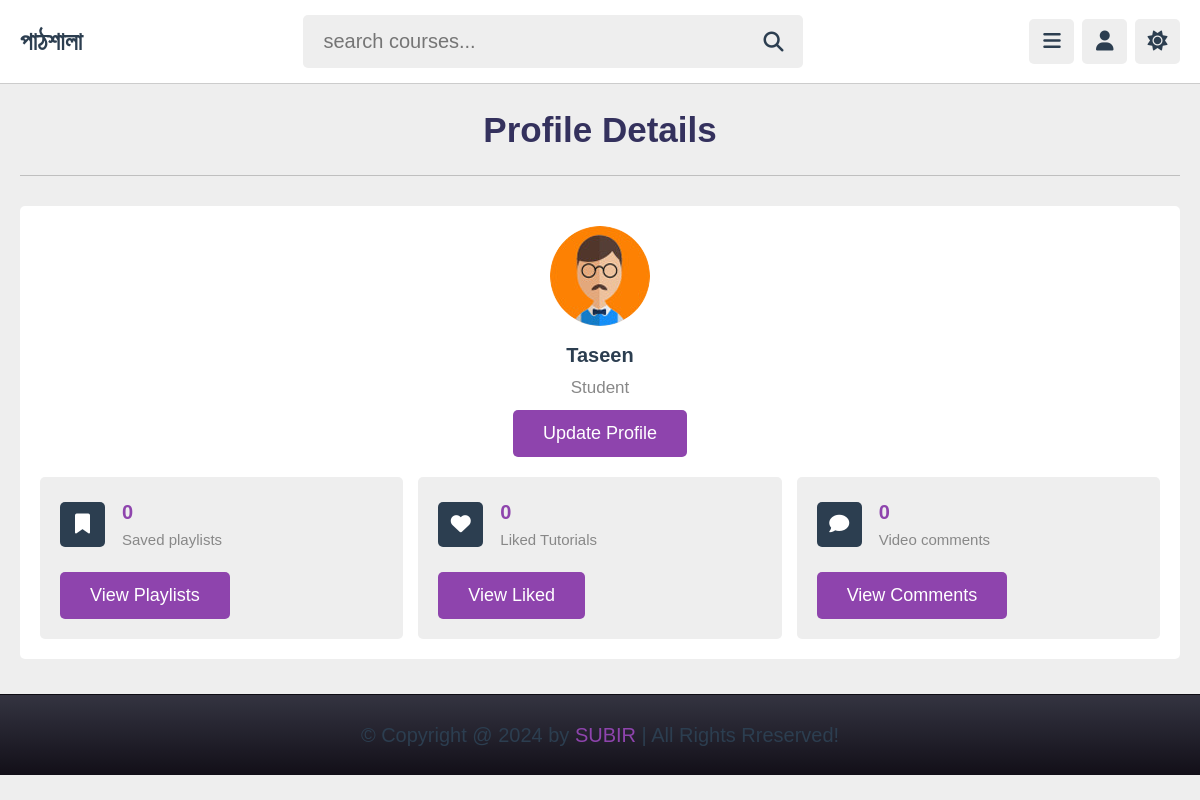
Screenshot of /profile.php (signed in) with the database file from the repository.
### tables this page shows
CREATE TABLE `users` (
  `id` varchar(20) NOT NULL,
  `name` varchar(50) NOT NULL,
  `email` varchar(50) NOT NULL,
  `password` varchar(50) NOT NULL,
  `image` varchar(100) NOT NULL
);

### profile.php (the view, shortened to what this page needs)
<?php
include 'components/connect.php';
if(isset($_COOKIE['user_id'])){
   $user_id = $_COOKIE['user_id'];
}else{
   $user_id = '';
   header('location:login.php');
}
$select_likes = $conn->prepare("SELECT * FROM `likes` WHERE user_id = ?");
$select_likes->execute([$user_id]);
$total_likes = $select_likes->rowCount();
$select_comments = $conn->prepare("SELECT * FROM `comments` WHERE user_id = ?");
$select_comments->execute([$user_id]);
$total_comments = $select_comments->rowCount();
$select_bookmark = $conn->prepare("SELECT * FROM `bookmark` WHERE user_id = ?");
$select_bookmark->execute([$user_id]);
$total_bookmarked = $select_bookmark->rowCount();
?>
<!DOCTYPE html>
<html lang="en">
<head>
   <link rel="stylesheet" href="https://cdnjs.cloudflare.com/ajax/libs/font-awesome/6.2.0/css/all.min.css">
   <link rel="stylesheet" href="css/style.css">
</head>
<body>
<?php include 'components/user_header.php'; ?>
<section class="profile">
   <h1 class="heading">Profile Details</h1>
   <div class="details">
      <div class="user">
         <img src="uploaded_files/<?= $fetch_profile['image']; ?>" alt="">
         <h3><?= $fetch_profile['name']; ?></h3>
         <p>Student</p>
         <a href="update.php" class="inline-btn">Update profile</a>
      </div>
      <div class="box-container">
         <div class="box">
            <div class="flex">
               <i class="fas fa-bookmark"></i>
               <div>
                  <h3><?= $total_bookmarked; ?></h3>
                  <span>Saved playlists</span>
               </div>
            </div>
            <a href="#" class="inline-btn">View Playlists</a>
         </div>
         <div class="box">
            <div class="flex">
               <i class="fas fa-heart"></i>
               <div>
                  <h3><?= $total_likes; ?></h3>
                  <span>Liked Tutorials</span>
               </div>
            </div>
            <a href="#" class="inline-btn">View Liked</a>
         </div>
         <div class="box">
            <div class="flex">
               <i class="fas fa-comment"></i>
               <div>
                  <h3><?= $total_comments; ?></h3>
                  <span>Video comments</span>
               </div>
            </div>
            <a href="#" class="inline-btn">View comments</a>
         </div>
      </div>
   </div>
</section>
<footer class="footer">
   &copy; Copyright @ 2024 by <span>SUBIR</span> | All Rights Rreserved!
</footer>
</body>
</html>

### css/style.css (style rules this page uses)
:root { --main-color:#8e44ad; --red:#e74c3c; --oragen:#f39c12; --white:#fff; --black:#2c3e50; --light-color:#888; --light-bg:#eee; --border:.1rem solid rgba(0,0,0,.2); }
* { margin: 0; padding: 0; box-sizing: border-box; outline: none; border: none; text-decoration: none; }
html { font-size: 62.5%; scroll-behavior:smooth; }
body { background-color: var(--light-bg); padding-left: 30rem; }
section { padding:2rem; max-width: 1200px; margin: 0 auto; }
.btn, .option-btn, .delete-btn, .inline-btn, .inline-option-btn, .inline-delete-btn { border-radius: .5rem; padding: 1rem 3rem; font-size: 1.8rem; color: #fff; margin-top: 1rem; text-transform: capitalize; cursor: pointer; text-align: center; }
.inline-btn, .inline-option-btn, .inline-delete-btn { display: inline-block; }
.btn, .inline-btn { background-color: var(--main-color); }
.heading { padding-bottom: 1.8rem; border-bottom: var(--border); font-size: 2.5rem; color: var(--black); text-transform: capitalize; margin-bottom: 3rem; }
.profile .details { background-color: var(--white); border-radius: .5rem; padding: 2rem; }
.profile .details .user { text-align: center; margin-bottom: 2rem; }
.profile .details .user img { height: 10rem; width: 10rem; border-radius: 50%; object-fit: cover; margin-bottom: .5rem; }
.profile .details .user h3 { font-size: 2rem; margin: .5rem 0; color: var(--black); }
.profile .details .user p { font-size: 1.7rem; color: var(--light-color); }
.profile .details .box-container { display: flex; flex-wrap: wrap; align-items: flex-end; gap: 1.5rem; }
.profile .details .box-container .box { background-color: var(--light-bg); border-radius: .5rem; padding: 2rem; flex: 1 1 30rem; }
.profile .details .box-container .box .flex { display: flex; align-items: center; gap: 1.7rem; margin-bottom: 1rem; }
.profile .details .box-container .box .flex i { height: 4.5rem; width: 4.5rem; border-radius: .5rem; background-color: var(--black); line-height: 4.4rem; font-size: 2rem; color: var(--white); text-align: center; }
.profile .details .box-container .box .flex h3 { font-size: 2rem; color: var(--main-color); margin-bottom: .2rem; }
.profile .details .box-container .box .flex span { font-size: 1.5rem; color: var(--light-color); }
.footer { position: sticky; bottom: 0; right: 0; left: 0; background-color: var(--white); border-top: var(--border); padding:2.5rem 2rem; text-align: center; color: var(--black); font-size: 2rem; margin-top: 1.5rem; z-index: 1000; }
.footer span { color: var(--main-color); }
@media (max-width:1200px) { body { padding-left: 0; } }
* { margin: 0 ; padding: 0; box-sizing: border-box; }
body { font-family: 'Hind Siliguri', sans-serif; line-height: 1.5; }
img { max-width: 100% !important }
.heading { text-align: center; font-size: 3.5rem; color: #34315d; font-weight: 600; }
footer { background-image: linear-gradient(#343441,#120f18); }

### rows the page displays
users: image (picture), name "Taseen"

### other values shown
$total_bookmarked "0"
$total_likes "0"
$total_comments "0"
